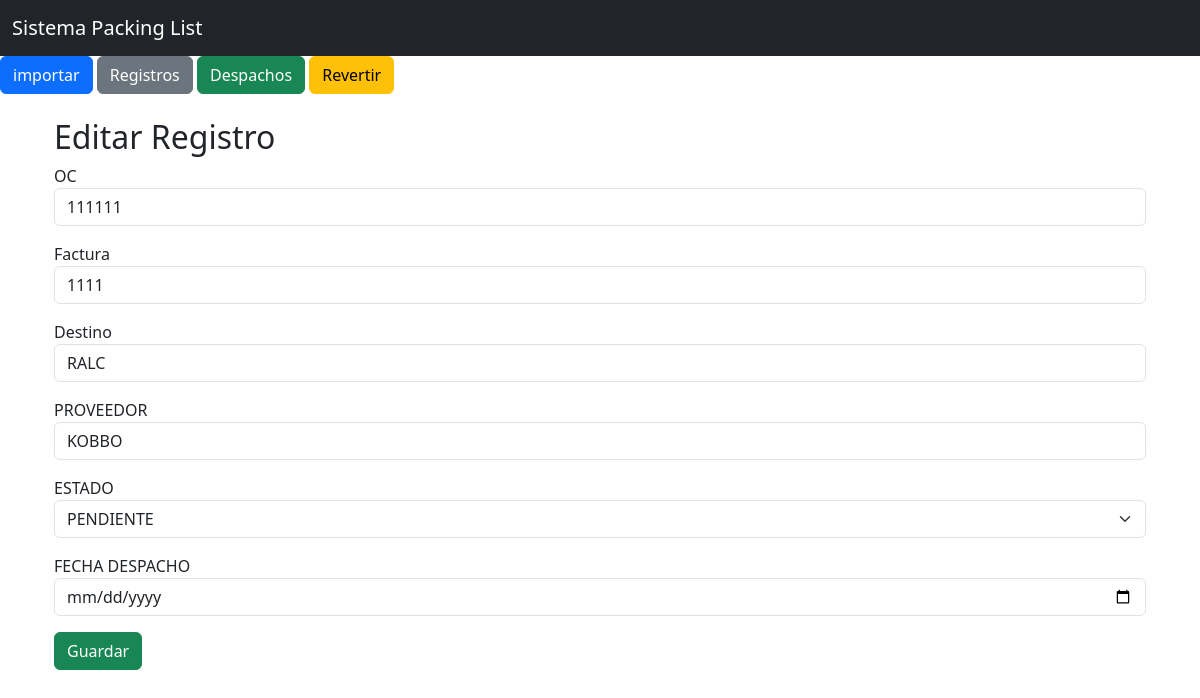
The app's page /editar/3, older data.
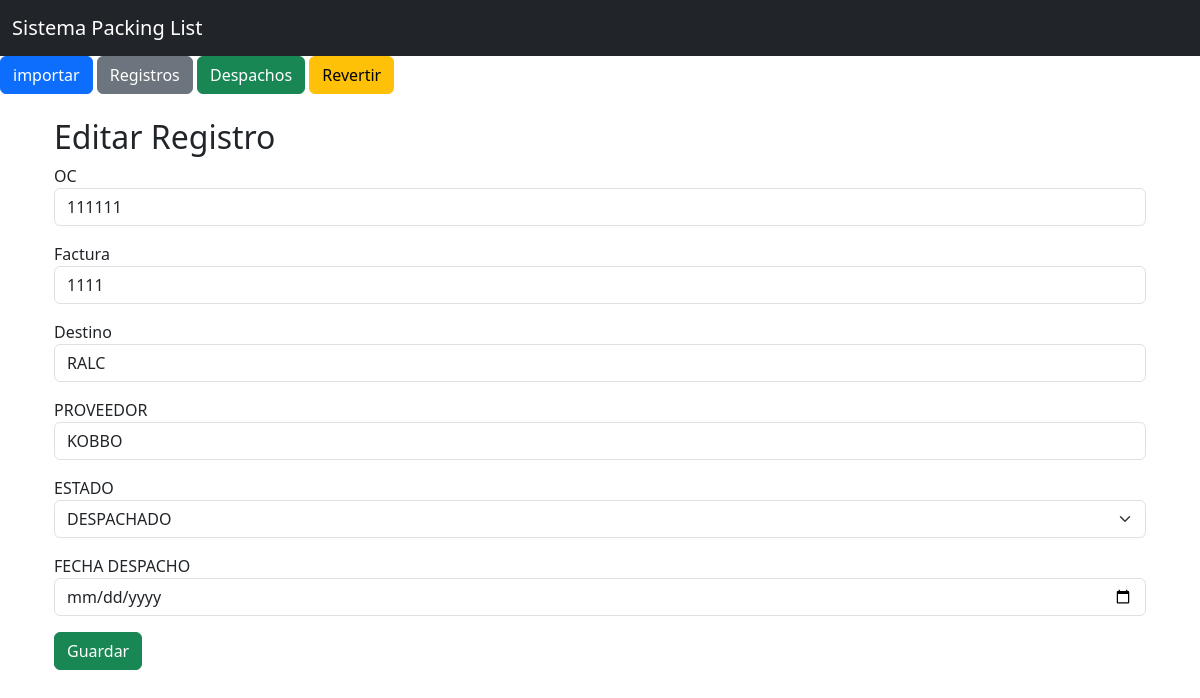
The same page, newer data.
### models.py (models this page shows)
class Consolidado(db.Model):
    __tablename__ = "consolidado"
    id = db.Column(db.Integer, primary_key=True)
    oc = db.Column(db.String(50))
    factura = db.Column(db.String(50))
    destino = db.Column(db.String(20), nullable=False)
    proveedor = db.Column(db.String(150))
    bultos = db.Column(db.Integer, nullable=False)
    unidades = db.Column(db.String(50), nullable=False)
    tipo_carga = db.Column(db.String(50), nullable=False, default="NACIONAL")
    etiqueta = db.Column(db.String(150))
    observacion = db.Column(db.String(500))
    estado = db.Column(db.String(20), nullable=False, default="PENDIENTE")
    origen_archivo = db.Column(db.String(50), nullable=False)
    nombre_archivo = db.Column(db.String(255))
    fecha_carga = db.Column(db.DateTime)
    eliminado = db.Column(db.Boolean, nullable=False, default=False)
    fecha_eliminacion = db.Column(db.DateTime)
    fecha_despacho = db.Column(db.DateTime)

### app.py (the view, shortened to what this page needs)
@app.route("/editar/<int:id>", methods=["GET", "POST"])
def editar(id):
    registro = Consolidado.query.get_or_404(id)
    return render_template("editar.html", registro=registro)

### templates/editar.html
{%- extends "base.html" -%}
{%- block contenido -%}
<div class="container">
    <h2>Editar Registro</h2>
    <form method="POST">
        <div class="mb-3">
            <label>OC</label>
            <input type="text" name="oc" class="form-control" value="{{ registro.oc }}" readonly>
        </div>
        <div class="mb-3">
            <label>Factura</label>
            <input type="text" name="factura" class="form-control" value="{{ registro.factura }}">
        </div>
        <div class="mb-3">
            <label>Destino</label>
            <input type="text" name="destino" class="form-control" value="{{ registro.destino }}">
        </div>
        <div class="mb-3">
            <label>PROVEEDOR</label>
            <input type="text" name="proveedor" class="form-control" value="{{ registro.proveedor }}">
        </div>
        <div class="mb-3">
            <label>ESTADO</label>
            <select name="estado" class="form-select">
                <option value="PENDIENTE"{% if registro.estado == 'PENDIENTE' %} selected {% endif %}>PENDIENTE</option>
                <option value="DESPACHADO"{% if registro.estado == 'DESPACHADO' %} selected {% endif %}>DESPACHADO</option>
            </select>
        </div>
        <div class="mb-3"
            <label>FECHA DESPACHO</label>
            <input
                type="date"
                name="fecha_despacho"
                class="form-control"
                value="{% if registro.fecha_despacho %}{{ registro.fecha_despacho.strftime('%Y-%m-%d')}} {% endif %}"
            >
        </div>
        <button type="submit" class="btn btn-success">Guardar</button>
    </form>
</div>
{%- endblock -%}

Row changes from the older to the newer data that the page shows:
changed Consolidado "RALC": estado "PENDIENTE" → "DESPACHADO"
